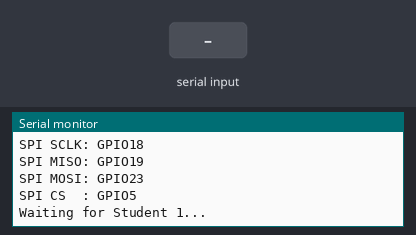
A sketch run on a simulated ESP32. Parts: the last lines printed to the serial monitor. The inputs (shaded band) are chosen by the test bench.

Above: at 2.2 s.
2.3 s: "1\n" received over the second serial link
At 2.9 s:
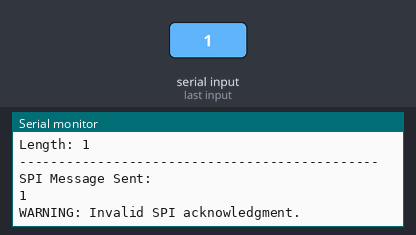
3.8 s: "0\n" received over the second serial link
At 5.0 s:
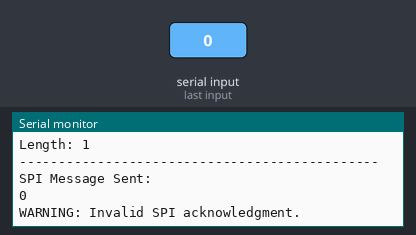
5.3 s: "2\n" received over the second serial link
At 6.5 s:
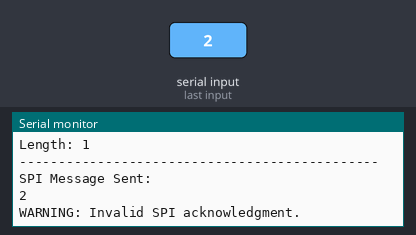

Measured:
- after the input at 2.3 s, the serial monitor: prints a new line at once (image 1)
- after the input at 3.8 s, the serial monitor: prints a new line at once (image 2)
- after the input at 5.3 s, the serial monitor: prints a new line at once (image 3)

The sketch:

student2re.ino
```cpp
// ============================================================
// ESP32 UART → SPI → UART COMMUNICATION SYSTEM
//
// STUDENT 2 — UART / SPI BRIDGE
//
// FUNCTION:
//
// UART RX from Student 1
//          ↓
//       Student 2
//          ↓
//      SPI MASTER
//          ↓
//       Student 3
//
// RETURN PATH:
//
// Student 3
//    ↓
// SPI ACK
//    ↓
// Student 2
//    ↓
// UART
//    ↓
// Student 1
//
// UART:
// RX = GPIO16
// TX = GPIO17
//
// SPI:
// SCLK = GPIO18
// MISO = GPIO19
// MOSI = GPIO23
// CS   = GPIO5
// ============================================================

#include <Arduino.h>
#include <SPI.h>

// ============================================================
// UART CONFIGURATION
// ============================================================

const int UART_RX_PIN = 16;
const int UART_TX_PIN = 17;

const unsigned long UART_BAUD_RATE = 115200;

// ============================================================
// SPI CONFIGURATION
// ============================================================

const int SPI_SCLK_PIN = 18;
const int SPI_MISO_PIN = 19;
const int SPI_MOSI_PIN = 23;
const int SPI_CS_PIN   = 5;

const unsigned long SPI_CLOCK = 1000000;

// ============================================================
// MESSAGE CONFIGURATION
// ============================================================

const int MAX_MESSAGE_LENGTH = 128;

// ============================================================
// SPI FRAME FORMAT
//
// BYTE 0       = 0xA5
// BYTE 1       = 0x5A
// BYTE 2       = MESSAGE LENGTH
// BYTE 3-130   = DATA
// BYTE 3+LEN   = '\n'
//
// TOTAL FRAME = 132 BYTES
// ============================================================

const int SPI_FRAME_SIZE = 132;

const uint8_t FRAME_START_1 = 0xA5;
const uint8_t FRAME_START_2 = 0x5A;

// ============================================================
// SPI OBJECT
// ============================================================

SPIClass spi(VSPI);

// ============================================================
// UART RECEIVE BUFFER
// ============================================================

char uartBuffer[MAX_MESSAGE_LENGTH + 1];
int uartLength = 0;

// ============================================================
// MESSAGE WAITING FOR SPI
// ============================================================

char pendingMessage[MAX_MESSAGE_LENGTH + 1];

bool messageWaitingForSPI = false;

// ============================================================
// SPI RECEIVE BUFFER
// ============================================================

uint8_t spiReceiveBuffer[SPI_FRAME_SIZE];

// ============================================================
// SETUP
// ============================================================

void setup()
{
  Serial.begin(115200);

  delay(1000);

  // ----------------------------------------------------------
  // UART
  // ----------------------------------------------------------

  Serial2.begin(
    UART_BAUD_RATE,
    SERIAL_8N1,
    UART_RX_PIN,
    UART_TX_PIN
  );

  // ----------------------------------------------------------
  // SPI
  // ----------------------------------------------------------

  spi.begin(
    SPI_SCLK_PIN,
    SPI_MISO_PIN,
    SPI_MOSI_PIN,
    SPI_CS_PIN
  );

  pinMode(SPI_CS_PIN, OUTPUT);
  digitalWrite(SPI_CS_PIN, HIGH);

  // ----------------------------------------------------------
  // CLEAR BUFFERS
  // ----------------------------------------------------------

  memset(uartBuffer, 0, sizeof(uartBuffer));
  memset(pendingMessage, 0, sizeof(pendingMessage));
  memset(spiReceiveBuffer, 0, sizeof(spiReceiveBuffer));

  // ----------------------------------------------------------
  // STARTUP MESSAGE
  // ----------------------------------------------------------

  Serial.println();
  Serial.println("==============================================");
  Serial.println(" STUDENT 2 - UART / SPI BRIDGE");
  Serial.println("==============================================");
  Serial.println("UART RX : GPIO16");
  Serial.println("UART TX : GPIO17");
  Serial.println("SPI SCLK: GPIO18");
  Serial.println("SPI MISO: GPIO19");
  Serial.println("SPI MOSI: GPIO23");
  Serial.println("SPI CS  : GPIO5");
  Serial.println();
  Serial.println("Waiting for Student 1...");
  Serial.println();
}

// ============================================================
// READ UART FROM STUDENT 1
// ============================================================

void readUART()
{
  while (Serial2.available() > 0)
  {
    char receivedChar = Serial2.read();

    // --------------------------------------------------------
    // Ignore carriage return
    // --------------------------------------------------------

    if (receivedChar == '\r')
    {
      continue;
    }

    // --------------------------------------------------------
    // End of message
    // --------------------------------------------------------

    if (receivedChar == '\n')
    {
      if (uartLength > 0)
      {
        uartBuffer[uartLength] = '\0';

        // Copy complete message
        strcpy(
          pendingMessage,
          uartBuffer
        );

        messageWaitingForSPI = true;

        Serial.println("----------------------------------------------");
        Serial.print("UART Message Received: ");
        Serial.println(pendingMessage);

        Serial.print("Length: ");
        Serial.println(uartLength);

        Serial.println("----------------------------------------------");

        // Reset UART buffer
        uartLength = 0;

        memset(
          uartBuffer,
          0,
          sizeof(uartBuffer)
        );
      }

      continue;
    }

    // --------------------------------------------------------
    // Store received character
    // --------------------------------------------------------

    if (uartLength < MAX_MESSAGE_LENGTH)
    {
      uartBuffer[uartLength] = receivedChar;
      uartLength++;
    }
    else
    {
      // Prevent buffer overflow
      uartLength = 0;

      memset(
        uartBuffer,
        0,
        sizeof(uartBuffer)
      );

      Serial.println();
      Serial.println("ERROR: UART message too long.");
      Serial.println();
    }
  }
}

// ============================================================
// BUILD SPI FRAME
// ============================================================

void buildSPIFrame(
  const char *message,
  uint8_t *frame
)
{
  // Clear entire frame
  memset(
    frame,
    0,
    SPI_FRAME_SIZE
  );

  int messageLength = strlen(message);

  if (messageLength > MAX_MESSAGE_LENGTH)
  {
    messageLength = MAX_MESSAGE_LENGTH;
  }

  // ----------------------------------------------------------
  // HEADER
  // ----------------------------------------------------------

  frame[0] = FRAME_START_1;
  frame[1] = FRAME_START_2;
  frame[2] = (uint8_t)messageLength;

  // ----------------------------------------------------------
  // MESSAGE
  // ----------------------------------------------------------

  memcpy(
    &frame[3],
    message,
    messageLength
  );

  // ----------------------------------------------------------
  // MESSAGE TERMINATOR
  // ----------------------------------------------------------

  frame[3 + messageLength] = '\n';
}

// ============================================================
// VALIDATE ACKNOWLEDGMENT
// ============================================================

bool validateACK(
  const uint8_t *frame,
  char *ackMessage
)
{
  // ----------------------------------------------------------
  // CHECK HEADER
  // ----------------------------------------------------------

  if (frame[0] != FRAME_START_1)
  {
    return false;
  }

  if (frame[1] != FRAME_START_2)
  {
    return false;
  }

  // ----------------------------------------------------------
  // CHECK LENGTH
  // ----------------------------------------------------------

  int ackLength = frame[2];

  if (ackLength <= 0)
  {
    return false;
  }

  if (ackLength > MAX_MESSAGE_LENGTH)
  {
    return false;
  }

  // ----------------------------------------------------------
  // CHECK TERMINATOR
  // ----------------------------------------------------------

  if (frame[3 + ackLength] != '\n')
  {
    return false;
  }

  // ----------------------------------------------------------
  // COPY ACKNOWLEDGMENT
  // ----------------------------------------------------------

  memcpy(
    ackMessage,
    &frame[3],
    ackLength
  );

  ackMessage[ackLength] = '\0';

  return true;
}

// ============================================================
// SEND MESSAGE THROUGH SPI AND RECEIVE ACKNOWLEDGMENT
// ============================================================

void sendMessageThroughSPI()
{
  uint8_t transmitFrame[SPI_FRAME_SIZE];

  char acknowledgment[MAX_MESSAGE_LENGTH + 1];

  // ----------------------------------------------------------
  // BUILD MESSAGE FRAME
  // ----------------------------------------------------------

  buildSPIFrame(
    pendingMessage,
    transmitFrame
  );

  // Clear SPI receive buffer
  memset(
    spiReceiveBuffer,
    0,
    sizeof(spiReceiveBuffer)
  );

  // ----------------------------------------------------------
  // SPI TRANSACTION
  // ----------------------------------------------------------

  spi.beginTransaction(
    SPISettings(
      SPI_CLOCK,
      MSBFIRST,
      SPI_MODE1
    )
  );

  digitalWrite(
    SPI_CS_PIN,
    LOW
  );

  // ----------------------------------------------------------
  // FULL-DUPLEX SPI
  //
  // TX:
  // Student 2 → Student 3
  //
  // RX:
  // Student 3 → Student 2
  // ----------------------------------------------------------

  for (int i = 0; i < SPI_FRAME_SIZE; i++)
  {
    spiReceiveBuffer[i] =
      spi.transfer(transmitFrame[i]);
  }

  digitalWrite(
    SPI_CS_PIN,
    HIGH
  );

  spi.endTransaction();

  // ----------------------------------------------------------
  // DISPLAY TRANSMITTED MESSAGE
  // ----------------------------------------------------------

  Serial.println();
  Serial.println("SPI Message Sent:");
  Serial.println(pendingMessage);

  // ----------------------------------------------------------
  // CHECK ACKNOWLEDGMENT
  // ----------------------------------------------------------

  memset(
    acknowledgment,
    0,
    sizeof(acknowledgment)
  );

  if (validateACK(
        spiReceiveBuffer,
        acknowledgment
      ))
  {
    Serial.print("SPI Acknowledgment: ");
    Serial.println(acknowledgment);

    // --------------------------------------------------------
    // FORWARD ACKNOWLEDGMENT TO STUDENT 1 THROUGH UART
    // --------------------------------------------------------

    Serial2.write(
      (const uint8_t *)acknowledgment,
      strlen(acknowledgment)
    );

    Serial2.write('\n');

    Serial.println(
      "Acknowledgment forwarded to Student 1."
    );
  }
  else
  {
    Serial.println(
      "WARNING: Invalid SPI acknowledgment."
    );
  }

  Serial.println();

  // ----------------------------------------------------------
  // MESSAGE HAS BEEN PROCESSED
  // ----------------------------------------------------------

  messageWaitingForSPI = false;

  memset(
    pendingMessage,
    0,
    sizeof(pendingMessage)
  );
}

// ============================================================
// MAIN LOOP
// ============================================================

void loop()
{
  // ----------------------------------------------------------
  // ALWAYS LISTEN FOR UART
  // ----------------------------------------------------------

  readUART();

  // ----------------------------------------------------------
  // SEND COMPLETE MESSAGE THROUGH SPI
  // ----------------------------------------------------------

  if (messageWaitingForSPI)
  {
    sendMessageThroughSPI();
  }
}
```
